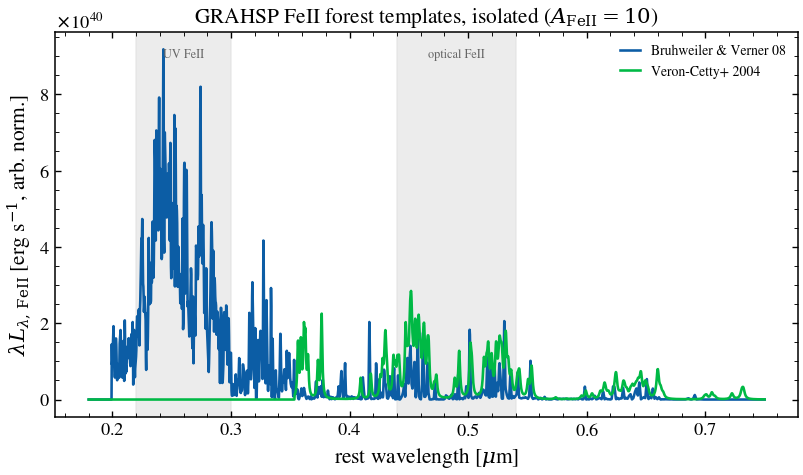

The Python source for this figure:
"""
GRAHSP FeII forest: Bruhweiler+Verner 2008 vs Veron-Cetty 2004
===============================================================

The iron pseudo-continuum (the "FeII forest") is a defining feature of type-1
AGN optical/UV spectra. GRAHSP offers two templates: the photoionisation
model of **Bruhweiler & Verner (2008)** (the upstream default) and the
empirical **Veron-Cetty, Joly & Veron (2004)** template. They differ most in
the relative strength and shape of the UV (2200-3000 Å) and optical
(4400-5400 Å) multiplet blends.

To make the comparison clear we plot the FeII forest **in isolation** (the
``feii`` component returned by :func:`evaluate_grahsp_agn`, not buried under
the accretion-disc continuum), both scaled to the same ``agn_grahsp_a_feii``.
"""

import os

os.environ["TF_CPP_MIN_LOG_LEVEL"] = "2"

import warnings

import jax.numpy as jnp
import matplotlib.pyplot as plt
import numpy as np

from tengri.analysis.plotting import setup_style
from tengri.components.agn.grahsp.model import GRAHSPParams, evaluate_grahsp_agn
from tengri.components.agn.grahsp.templates import load_grahsp_templates

setup_style()
warnings.filterwarnings("ignore", message=".*BakedInBackend.*")

wave_aa = jnp.linspace(1800.0, 7500.0, 2400)
wave_um = np.asarray(wave_aa) / 1e4
templates = load_grahsp_templates()


def feii_isolated(template):
    sed = evaluate_grahsp_agn(
        wave_aa * 0.1,  # nm
        GRAHSPParams(l5100=1e44, a_feii=10.0, feii_template=template),
        templates,
    )
    return np.asarray(sed.feii)  # erg/s/nm


fig, ax = plt.subplots(figsize=(7.6, 4.6))
ax.plot(wave_um, wave_um * feii_isolated("bruhweiler2008"), lw=1.7, label="Bruhweiler & Verner 08")
ax.plot(wave_um, wave_um * feii_isolated("veroncetty2004"), lw=1.7, label="Veron-Cetty+ 2004")

for lo, hi, lab in [(0.22, 0.30, "UV FeII"), (0.44, 0.54, "optical FeII")]:
    ax.axvspan(lo, hi, color="0.88", alpha=0.6, zorder=0)
    ax.text((lo + hi) / 2, ax.get_ylim()[1] * 0.93, lab, ha="center", fontsize=8, color="0.4")

ax.set_xlabel(r"rest wavelength [$\mu$m]")
ax.set_ylabel(r"$\lambda L_{\lambda,\,\rm FeII}$ [erg s$^{-1}$, arb. norm.]")
ax.set_title(r"GRAHSP FeII forest templates, isolated ($A_{\rm FeII}=10$)")
ax.legend(frameon=False, fontsize=9)
fig.tight_layout()
plt.show()
